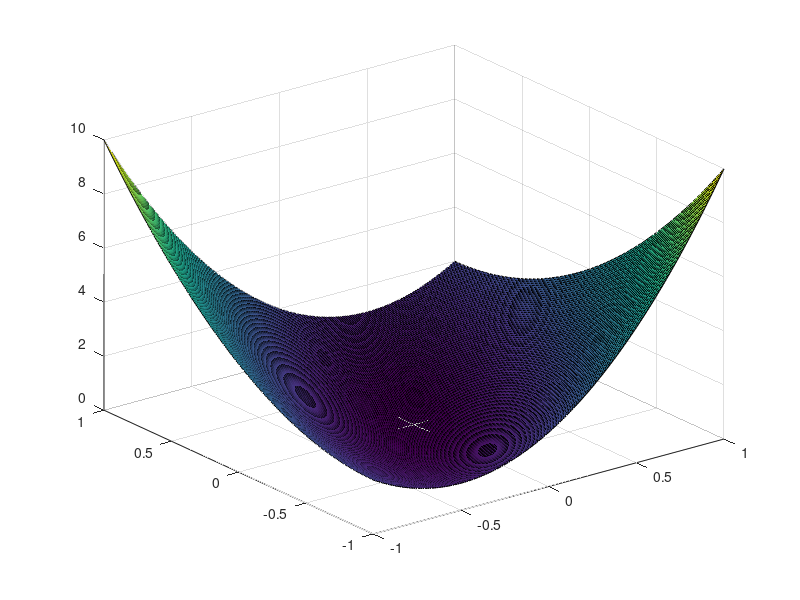

Write MATLAB code to recreate this figure.
# run as octave
# graddescent
u=-1:0.01:1;
v=-1:0.01:1; 
[X,Y]=meshgrid(u,v);
x=X;
y=Y;
z=4.*X.^2 - 4.*X.*Y + 2.*Y.^2;
r=surf(x,y,z);


